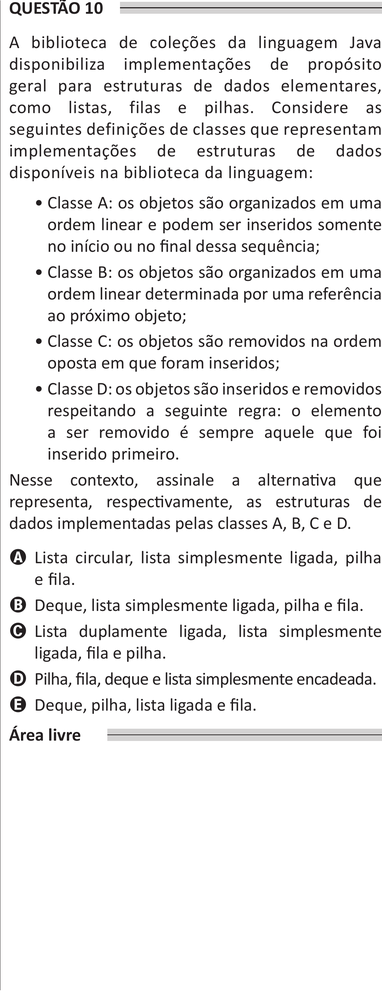
#> input picture Passo4_UnirVerticalmente/Passo4-2_Colunas/Recortadas/pagina_019_direita.png, 382 x 1000 px, shrunk from 1057 x 2768 before the run; its folder holds only this picture in this run
$ python remove-bordas-internas.py
#> lines starting #> are read from the running program, lines starting #| are printed output that depends on the picture
from PIL import Image
import os
import sys

def remover_bordas_internas(pasta_entrada, pasta_saida):
    """
    Remove bordas internas das colunas:
    - 25px da direita nas imagens _esquerda.png
    - 25px da esquerda nas imagens _direita.png
    """
#> called with pasta_entrada = 'Recortadas', pasta_saida = 'SemBordasInternas'

    total_imagens = 0
    imagens_processadas = 0
    erros = 0

    print(f"Processando imagens de: {os.path.abspath(pasta_entrada)}")
    print(f"Salvando em: {os.path.abspath(pasta_saida)}")
    print("Removendo 25px da borda interna de cada coluna")
    print("-" * 60)

    for pasta_raiz, pastas, arquivos in os.walk(pasta_entrada):
        for arquivo in arquivos:
            if arquivo.lower().endswith('.png'):
                caminho_entrada = os.path.join(pasta_raiz, arquivo)
                total_imagens += 1

                relativo_path = os.path.relpath(pasta_raiz, pasta_entrada)
                pasta_destino = os.path.join(pasta_saida, relativo_path)

                if not os.path.exists(pasta_destino):
                    os.makedirs(pasta_destino)

                caminho_saida = os.path.join(pasta_destino, arquivo)

                try:
                    with Image.open(caminho_entrada) as img:
#> img is the input picture: PIL image 382x1000 RGB; mean R, G, B 236.7, 236.4, 236.4
                        largura, altura = img.size
#> largura = 382; altura = 1000

                        if arquivo.endswith('_esquerda.png'):
                            # Remove 25px da direita
                            nova_largura = largura - 25
                            if nova_largura <= 0:
                                print(f"⚠  Aviso: Imagem {arquivo} muito pequena para corte")
                                continue

                            area_corte = (0, 0, nova_largura, altura)
                            img_cortada = img.crop(area_corte)
                            img_cortada.save(caminho_saida)

                            imagens_processadas += 1
                            print(f"✓ {arquivo} - Removeu 25px da direita: {largura}x{altura} → {nova_largura}x{altura}")

                        elif arquivo.endswith('_direita.png'):
                            # Remove 25px da esquerda
                            nova_largura = largura - 25
#> nova_largura = 357
                            if nova_largura <= 0:
                                print(f"⚠  Aviso: Imagem {arquivo} muito pequena para corte")
                                continue

                            area_corte = (25, 0, largura, altura)
#> area_corte = (25, 0, 382, 1000)
                            img_cortada = img.crop(area_corte)
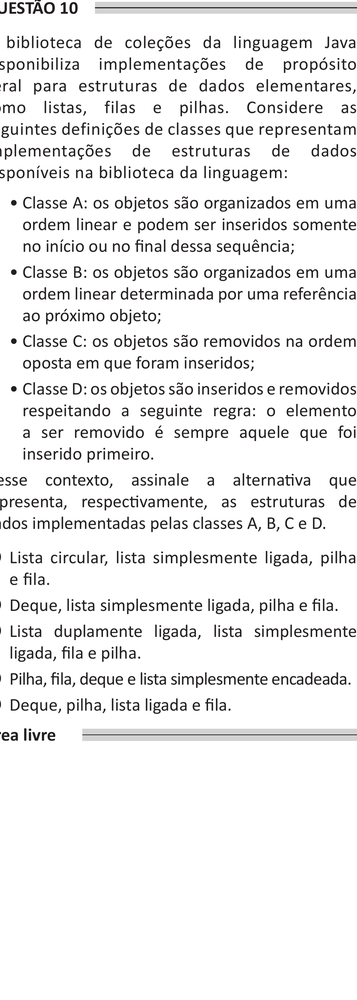
#> img_cortada: PIL image 357x1000 RGB; mean R, G, B 236.5, 236.2, 236.3
                            img_cortada.save(caminho_saida)

                            imagens_processadas += 1
                            print(f"✓ {arquivo} - Removeu 25px da esquerda: {largura}x{altura} → {nova_largura}x{altura}")
#| ✓ pagina_019_direita.png - Removeu 25px da esquerda: 382x1000 → 357x1000

                        else:
                            # Copia imagens que não são colunas (caso existam)
                            img.save(caminho_saida)
                            print(f"➡ {arquivo} - Copiada sem alterações")

                except Exception as e:
                    erros += 1
                    print(f"✗ ERRO ao processar {arquivo}: {e}")

    print("\n" + "=" * 60)
    print("RELATÓRIO DE REMOÇÃO DE BORDAS INTERNAS")
    print("=" * 60)
    print(f"Imagens encontradas: {total_imagens}")
    print(f"Imagens processadas: {imagens_processadas}")
    print(f"Erros: {erros}")

    if total_imagens == 0:
        print("\n⚠  Nenhuma imagem PNG encontrada!")
    elif erros == 0:
        print("\n🎉 Todas as imagens foram processadas com sucesso!")
    else:
        print(f"\n⚠  {erros} imagem(ns) tiveram erro no processamento.")

def main():
    pasta_entrada = "Recortadas"
    pasta_saida = "SemBordasInternas"

    if not os.path.exists(pasta_entrada):
        print(f"❌ Pasta de entrada '{pasta_entrada}' não encontrada!")
        print("   Execute primeiro o passo de cortar ao meio")
        sys.exit(1)

    if not os.path.exists(pasta_saida):
        os.makedirs(pasta_saida)

    print("🔧 Iniciando remoção de bordas internas...")
    print("=" * 60)

    remover_bordas_internas(pasta_entrada, pasta_saida)

    print("\n✅ Remoção de bordas internas finalizada!")

if __name__ == "__main__":
    main()

$ run again, on Passo4_UnirVerticalmente/Passo4-2_Colunas/Recortadas/pagina_019_esquerda.png
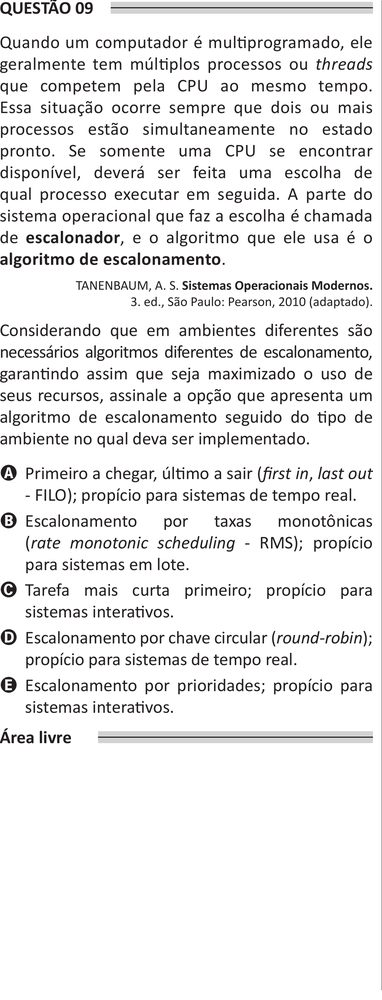
#> input picture Passo4_UnirVerticalmente/Passo4-2_Colunas/Recortadas/pagina_019_esquerda.png, 382 x 1000 px, shrunk from 1056 x 2768 before the run
#> in remover_bordas_internas, img is the input picture: PIL image 382x1000 RGB; mean R, G, B 234.9, 234.5, 234.6
#> in remover_bordas_internas, `img_cortada = img.crop(area_corte)`:
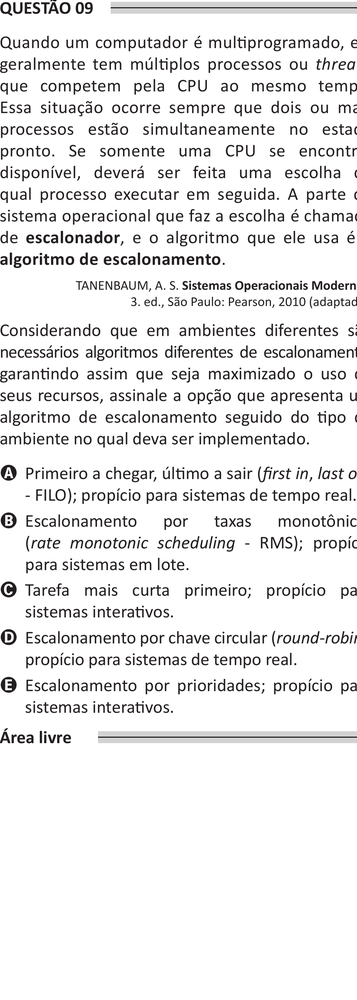
#> img_cortada: PIL image 357x1000 RGB; mean R, G, B 234.5, 234.1, 234.2
#| ✓ pagina_019_esquerda.png - Removeu 25px da direita: 382x1000 → 357x1000
